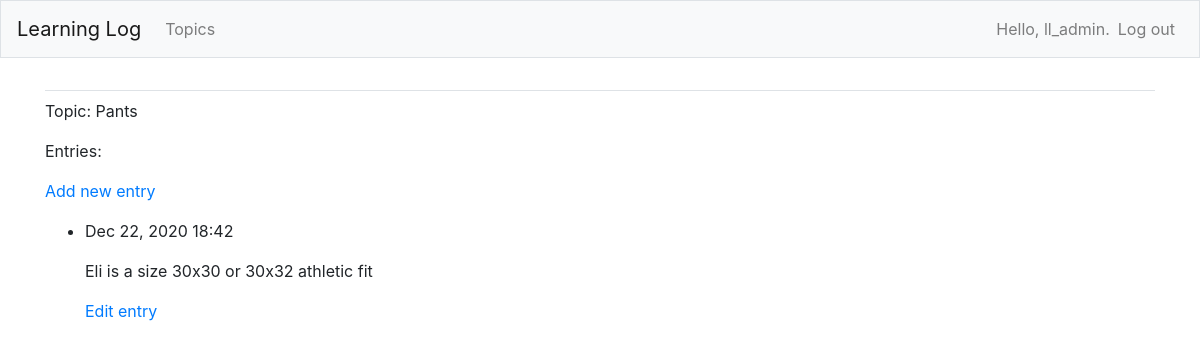
Screenshot of /topics/5/ (signed in) with the database file from the repository.
### learning_logs/models.py (models this page shows, shortened)
class Topic(models.Model):
    text = models.CharField(max_length=200)
    date_added = models.DateTimeField(auto_now_add=True)
    owner = models.ForeignKey(User, on_delete=models.CASCADE)
    def __str__(self):
        return self.text

class Entry(models.Model):
    topic = models.ForeignKey(Topic, on_delete=models.CASCADE)
    text = models.TextField()
    date_added = models.DateTimeField(auto_now_add=True)
    class Meta:
        verbose_name_plural = "entries"

### learning_logs/views.py (the view)
# urls.py: path("topics/<int:topic_id>/", views.topic, name = "topic"),
@login_required()
def topic(request, topic_id):
    topic =Topic.objects.get(id = topic_id)
    if topic.owner != request.user:
        raise Http404
    entries = topic.entry_set.order_by("-date_added")
    context = {"topic": topic, "entries": entries}
    return render(request, "learning_logs/OGtopic.html", context)

### learning_logs/templates/learning_logs/OGtopic.html
{% extends 'learning_logs/base.html' %}
{% block content %}
  <p>Topic: {{ topic }}</p>
  <p>Entries:</p>
  <p>
    <a href="{% url 'learning_logs:new_entry' topic.id %}">Add new entry</a>
  </p>
  <ul>
  {% for entry in entries %}
    <li>
      <p>{{ entry.date_added|date:'M d, Y H:i' }}</p>
      <p>{{ entry.text|linebreaks }}</p>
      <p>
        <a href="{% url 'learning_logs:edit_entry' entry.id %}">Edit entry</a>
      </p>
    </li>
  {% empty %}
    <li>There are no entries for this topic yet.</li>
  {% endfor %}
  </ul>
{% endblock content %}

### learning_logs/templates/learning_logs/base.html (shortened to what this page needs)
{% load bootstrap4 %}
<!DOCTYPE html>
<html lang="en">
<head>
    {% bootstrap_css %}
</head>
<body>
    <nav class="navbar navbar-expand-md navbar-light bg-light mb-4 border">
        <a class="navbar-brand" href="{% url 'learning_logs:index' %}">
            Learning Log</a>
        <div class="collapse navbar-collapse" id="navbarCollapse">
            <ul class="navbar-nav mr-auto">
                <li class="nav-item">
                    <a class="nav-link" href="{% url 'learning_logs:topics' %}">
                        Topics</a></li>
            </ul>
            <ul class="navbar-nav ml-auto">
                {% if user.is_authenticated %}
                    <li class="nav-item">
                        <span class="navbar-text">Hello, {{ user.username }}.</span>
                    </li>
                    <li class="nav-item">
                        <a class="nav-link" href="{% url 'users:logout' %}">Log out</a>
                    </li>
                {% else %}
                    <li class="nav-item">
                        <a class="nav-link" href="{% url 'users:register' %}">Register</a>
                    </li>
                    <li class="nav-item">
                        <a class="nav-link" href="{% url 'users:login' %}">Log in</a></li>
                {% endif %}
            </ul>
        </div>
    </nav>
<main role="main" class="container">
    <div class="pb-2 mb-2 border-bottom">
    </div>
    <div>
        {% block content %}{% endblock content %}
    </div>
</main>
</body>
</html>

### rows the page displays
Topic: text "Pants"
Entry: date_added "Dec 22, 2020 18:42", text "Eli is a size 30x30 or 30x32 athletic fit"

### other values shown
{{ user.username }} "ll_admin"
